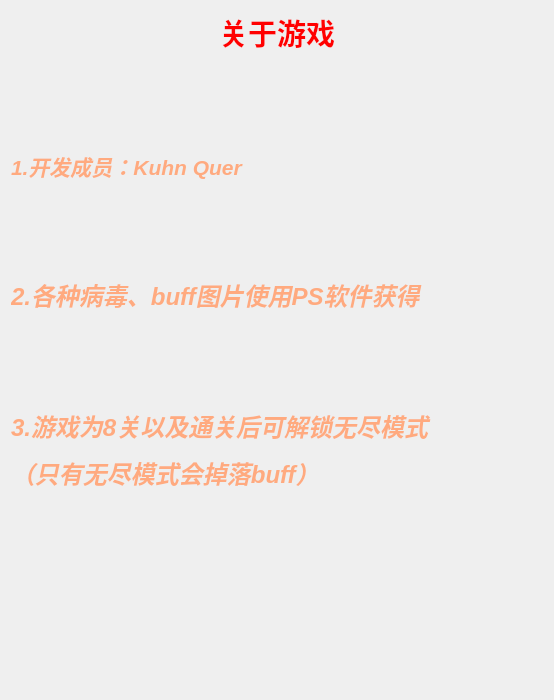
<?xml version="1.0" encoding="UTF-8"?>
<ui version="4.0">
 <class>AboutScene</class>
 <widget class="QWidget" name="AboutScene">
  <property name="geometry">
   <rect>
    <x>0</x>
    <y>0</y>
    <width>554</width>
    <height>700</height>
   </rect>
  </property>
  <property name="windowTitle">
   <string>Form</string>
  </property>
  <layout class="QVBoxLayout" name="verticalLayout">
   <item>
    <widget class="QLabel" name="label_5">
     <property name="text">
      <string>&lt;html&gt;&lt;head/&gt;&lt;body&gt;&lt;p align=&quot;center&quot;&gt;&lt;span style=&quot; font-size:22pt; font-weight:700; color:#ff0000;&quot;&gt;关于游戏&lt;/span&gt;&lt;/p&gt;&lt;/body&gt;&lt;/html&gt;</string>
     </property>
    </widget>
   </item>
   <item>
    <spacer name="verticalSpacer">
     <property name="orientation">
      <enum>Qt::Vertical</enum>
     </property>
     <property name="sizeHint" stdset="0">
      <size>
       <width>20</width>
       <height>40</height>
      </size>
     </property>
    </spacer>
   </item>
   <item>
    <widget class="QLabel" name="label_2">
     <property name="text">
      <string>&lt;html&gt;&lt;head/&gt;&lt;body&gt;&lt;p&gt;&lt;span style=&quot; font-size:16pt; font-weight:700; font-style:italic; color:#ffaa7f;&quot;&gt;1.开发成员：Kuhn Quer&lt;/span&gt;&lt;/p&gt;&lt;/body&gt;&lt;/html&gt;</string>
     </property>
    </widget>
   </item>
   <item>
    <spacer name="verticalSpacer_5">
     <property name="orientation">
      <enum>Qt::Vertical</enum>
     </property>
     <property name="sizeHint" stdset="0">
      <size>
       <width>20</width>
       <height>40</height>
      </size>
     </property>
    </spacer>
   </item>
   <item>
    <widget class="QLabel" name="label_4">
     <property name="text">
      <string>&lt;html&gt;&lt;head/&gt;&lt;body&gt;&lt;p&gt;&lt;span style=&quot; font-size:18pt; font-weight:700; font-style:italic; color:#ffaa7f;&quot;&gt;2.各种病毒、buff图片使用PS软件获得&lt;/span&gt;&lt;/p&gt;&lt;/body&gt;&lt;/html&gt;</string>
     </property>
    </widget>
   </item>
   <item>
    <spacer name="verticalSpacer_4">
     <property name="orientation">
      <enum>Qt::Vertical</enum>
     </property>
     <property name="sizeHint" stdset="0">
      <size>
       <width>20</width>
       <height>40</height>
      </size>
     </property>
    </spacer>
   </item>
   <item>
    <widget class="QLabel" name="label_3">
     <property name="text">
      <string>&lt;html&gt;&lt;head/&gt;&lt;body&gt;&lt;p&gt;&lt;span style=&quot; font-size:18pt; font-weight:700; font-style:italic; color:#ffaa7f;&quot;&gt;3.游戏为8关以及通关后可解锁无尽模式&lt;/span&gt;&lt;/p&gt;&lt;p&gt;&lt;span style=&quot; font-size:18pt; font-weight:700; font-style:italic; color:#ffaa7f;&quot;&gt;（只有无尽模式会掉落buff）&lt;/span&gt;&lt;/p&gt;&lt;/body&gt;&lt;/html&gt;</string>
     </property>
    </widget>
   </item>
   <item>
    <spacer name="verticalSpacer_3">
     <property name="orientation">
      <enum>Qt::Vertical</enum>
     </property>
     <property name="sizeHint" stdset="0">
      <size>
       <width>20</width>
       <height>40</height>
      </size>
     </property>
    </spacer>
   </item>
   <item>
    <spacer name="verticalSpacer_2">
     <property name="orientation">
      <enum>Qt::Vertical</enum>
     </property>
     <property name="sizeHint" stdset="0">
      <size>
       <width>20</width>
       <height>40</height>
      </size>
     </property>
    </spacer>
   </item>
   <item>
    <widget class="QLabel" name="label">
     <property name="text">
      <string/>
     </property>
    </widget>
   </item>
  </layout>
 </widget>
 <resources/>
 <connections/>
</ui>
